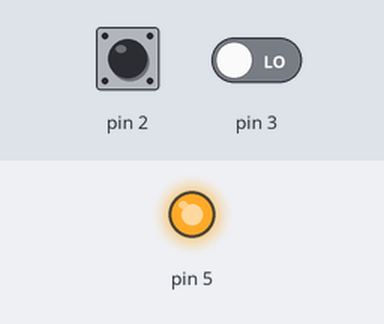
Bench run of a sketch on a simulated Arduino Uno, built with avr-gcc and run on an emulated ATmega328P. Parts: output pins drawn as LEDs (lit = HIGH). The inputs (shaded band) are chosen by the test bench; at power-on: pin 2 LOW, pin 3 LOW.

Above: at 1.2 s.
1.3 s: pin 2 pulsed HIGH 2 times (0.12 s each, 0.3 s apart)
At 1.87 s:
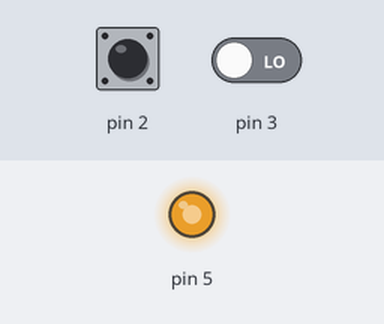
At 2.47 s:
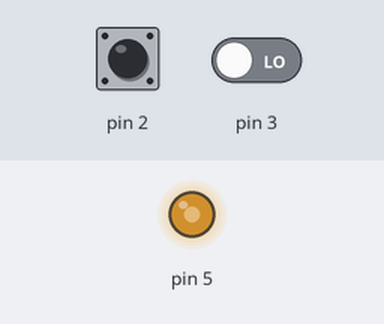
4.3 s: pin 2 driven HIGH
At 4.3 s:
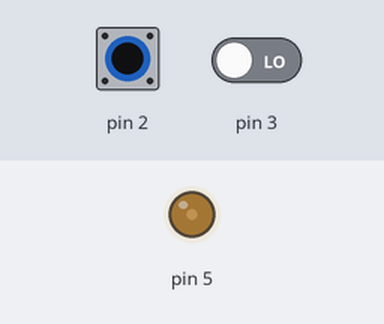
Timing chart, 0 to 7.3 s (numbered marks = the images above; inputs shaded):
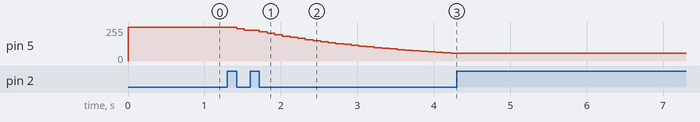

Measured:
- after the input at 1.3 s, pin 5: moves from 255/255 to 60/255 over 2.8 s, starting after 0.12 s
- after the input at 4.3 s, pin 5: stays 60/255 (without the input it goes to 57/255 after 0.02 s)

The sketch:

basic_dimmer.ino
```cpp
#include "BasicDimmer.h"
#include "Light.h"
#include "Button.h"
#include <memory>

constexpr uint8_t B1_BTN = 3;
constexpr uint8_t B2_BTN = 2;
constexpr uint8_t YELLOW_LED = 5;
constexpr uint32_t DIMMING_INTERVAL = 100; // Väli millisekunteina kuinka usein lampun kirkkautta muutetaan
constexpr uint32_t DIMMING_PERCENTAGE = 5;

// unique_ptr:t Luotuihin luokkiin
std::unique_ptr<BasicDimmer> dimmer;
std::unique_ptr<Light> light;

Button increaseBrightnessBtn;
Button decreaseBrightnessBtn;

void setup() {
  Serial.begin(9600); // Alustetaan sarjamonitori max 9600 bps
  while(!Serial);     // Odotetaan että sarjamonitori käynnistyy

  initButton(increaseBrightnessBtn, B1_BTN, CHANGE);
  initButton(decreaseBrightnessBtn, B2_BTN, CHANGE);

  light = std::unique_ptr<Light>(new Light(YELLOW_LED));
  // Välitetään himmentimelle viite light olioon
  dimmer = std::unique_ptr<BasicDimmer>(new BasicDimmer(*light, DIMMING_INTERVAL, DIMMING_PERCENTAGE));

  // Liitetään keskeytykset jotka kuuntelevat napin muutosta
  attachInterrupt(digitalPinToInterrupt(increaseBrightnessBtn.pin), increaseBrightnessISR, increaseBrightnessBtn.ISRState);
  attachInterrupt(digitalPinToInterrupt(decreaseBrightnessBtn.pin), decreaseBrightnessISR, decreaseBrightnessBtn.ISRState);
}

void loop() {
  dimmer->loop();
}

// Keskeytysrutiinit taas vain flippaavat flägit, jotka ilmaisevat
// että nyt jotain pitää tehdä
void increaseBrightnessISR() {
  if (increaseBrightnessBtn.isPressed()) dimmer->startIncreasingBrightness();
  if (increaseBrightnessBtn.isReleased()) dimmer->stopIncreasingBrightness();
}

void decreaseBrightnessISR() {
  if (decreaseBrightnessBtn.isPressed()) dimmer->startDecreasingBrightness();
  if (decreaseBrightnessBtn.isReleased()) dimmer->stopDecreasingBrightness();
}

void initButton(Button& btn, const uint8_t pin, const uint8_t state) {
  btn.pin = pin;
  btn.ISRState = state;
  pinMode(btn.pin, INPUT);
}
```

BasicDimmer.h
```cpp
#pragma once
#include <memory>
#include "Light.h"

// Himmenninluokka
// Ottaa vastaan riippuvuusinjektiona lampun mitä himmennetään, sekä himmennysvälin.
// Käskee vastaanottamansa lampun kirkastumaan ja himmentymään tarvittaessa
class BasicDimmer {
  public:
    BasicDimmer(Light& light, const uint32_t dimmingInterval, const uint32_t dimmingPercentage)
      : m_light(light), m_dimmingInterval(dimmingInterval), m_dimmingPercentage(dimmingPercentage)
    {}

    // Loopissa kuunnellaan onko aika himmentää tai kirkastaa lamppua, ja toimitaan sen mukaan
    void loop() {
      if (m_timeToInc) m_light.increaseBrightness(m_dimmingInterval, m_dimmingPercentage);
      if (m_timeToDec) m_light.decreaseBrightness(m_dimmingInterval, m_dimmingPercentage);
    }

    void startIncreasingBrightness() {
      m_timeToInc = true;
      m_timeToDec = false;
    }

    void stopIncreasingBrightness() {
      m_timeToInc = false;
    }

    void startDecreasingBrightness() {
      m_timeToDec = true;
      m_timeToInc = false;
    }

    void stopDecreasingBrightness() {
      m_timeToDec = false;
    }

  private:
    Light& m_light;
    uint32_t m_dimmingInterval = 0;
    uint32_t m_dimmingPercentage = 0;
    volatile bool m_timeToInc = false; // Muuttujat joita muutetaan keskeytyskäskyn kautta
    volatile bool m_timeToDec = false;
};
```

Button.h
```cpp
#pragma once

// Tietorakenne pitämään napin tietoja
struct Button {
  uint8_t pin;
  uint8_t ISRState;

  // Apufunktiot joiden avulla haemme napin tilaa
  uint8_t isPressed() {
    return digitalRead(pin) == LOW;
  }

  uint8_t isReleased() {
    return digitalRead(pin) == HIGH;
  }
};
```

Light.h
```cpp
#pragma once
#include <cstdint>
#include "Throttled.h"

// Luokka joka pitää sisällään tiedon yksittäisestä LED -lampusta.
// Hoitaa itsensä kirkastamisen ja himmentämisen
class Light {
  public:
    Light(const uint8_t pin) : m_pin(pin) {
      pinMode(m_pin, OUTPUT);
      analogWrite(m_pin, MAX_BRIGHTNESS / INTERNAL_SCALE_FACTOR
      );
    }

    // Hyödynnetään Throttled luokkaa, jonka avulla voimme suorittaa annetun
    // funktion rajoitetun ajan sisällä
    void increaseBrightness(const uint32_t interval, const uint32_t dimmingPercentage) {
      m_throttled.execute(interval, [this, dimmingPercentage] {
        calculateAndSetNewBrightness(false, dimmingPercentage);
      });
    }

    void decreaseBrightness(const uint32_t interval, const uint32_t dimmingPercentage) {
      m_throttled.execute(interval, [this, dimmingPercentage] {
        calculateAndSetNewBrightness(true, dimmingPercentage);
      });
    }

  private:
    uint8_t m_pin;
    uint32_t m_brightness = 255000;  // Käytetään isompia uint arvoja, jotta voimme laskea

    static constexpr uint32_t MIN_BRIGHTNESS = 100;  // Jos vähimmäishimmeys päästetään alle 100, niin calculateAndSetNewBrightness laskut hajoavat
    static constexpr uint32_t MAX_BRIGHTNESS = 255000;
    static constexpr uint32_t PERCENT_BASE = 100;
    static constexpr uint32_t INTERNAL_SCALE_FACTOR = 1000;

    Throttled m_throttled;

    // Lasketaan uusi kirkkaus. Käsittelee erotuksen ja lisäämisen
    void calculateAndSetNewBrightness(const bool substracting = false, const uint32_t dimmingPercentage = 5) {
      uint32_t change = (m_brightness / PERCENT_BASE) * dimmingPercentage; // Lisätty tai vähennetty prosenttiarvo
      uint32_t val;

      // Lisäys tai vähennys operaation tyypin mukaan
      if (substracting) {
        // Estetään uint muuttujan pyörähdys, muuten vähennetään muutos
        val = (change > m_brightness) ? MIN_BRIGHTNESS : m_brightness - change;
      } else {
        val = m_brightness + change;
      }

      m_brightness = constrain(val, MIN_BRIGHTNESS, MAX_BRIGHTNESS); // Rajataan arvo halutulle alueelle

      uint8_t ledValue = m_brightness / INTERNAL_SCALE_FACTOR;       // Annetaan ledille arvo väliltä 0-255
      analogWrite(m_pin, ledValue);
    }
};
```

Throttled.h
```cpp
#pragma once
#include <functional>

// Luokka jonka avulla voi kutsua annettua funktiota tietyin aikavälein
class Throttled {
  public:
    // Suoritetaan annettu funktio, jos edellisestä suorituksesta
    // on tarpeeksi pitkä aika
    void execute(uint32_t interval, const std::function<void()>& f) {
      uint32_t currentTime = millis();

      if ((currentTime - m_lastPressTime) >= interval) {
        m_lastPressTime = currentTime;
        f();
      }
    }
  private:
    uint32_t m_lastPressTime = 0;
};
```
